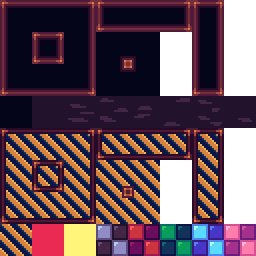
#> input picture assets/tilesets/world_1.png, 128 x 128 px, given in place of world_1.png.png, which was not available (shown 2 times larger)
$ python TextureSplicer.py
#> lines starting #> are read from the running program, lines starting #| are printed output that depends on the picture; pictures that were not available may be replaced by others from this repository, and a replacement may not be noted
import os
from PIL import Image
ResourcePackScale = 16
TilesetName = input("Please enter the name of the tileset you would like to generate: ")
#> the answer given: assets/tilesets/world_1.png
ImageOutputDir = os.path.join("resources", "assets", "tiles", "textures", TilesetName,"")
os.makedirs(ImageOutputDir, exist_ok=True)
TilesetImage = Image.open(f"assets/tilesets/{TilesetName}.png")
#> TilesetImage is the input picture: PIL image 128x128 RGBA; mean R, G, B, A 61.4, 38, 49.5, 215.2
for x in range(0,TilesetImage.width,ResourcePackScale):
    for y in range(0,TilesetImage.height,ResourcePackScale):

        quadrant = (int(x/ResourcePackScale), int(y/ResourcePackScale))
        SplicedImage = TilesetImage.crop((x,y,x+ResourcePackScale,y+ResourcePackScale))
        SplicedImage.save(ImageOutputDir + TilesetName + "_" + str(quadrant[0]) + "_" + str(quadrant[1]) + ".png")
#> this loop made 8 passes
#> pass 1, `SplicedImage.save(ImageOutputDir + TilesetName + "_" + str(quadrant[0]..`:
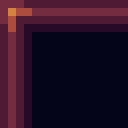
#> saved as world_1.png_0_0.png: PIL image 16x16 RGBA (shown 8 times larger); mean R, G, B, A 38.7, 15.8, 37.2, 255
#> pass 1, `SplicedImage.save(ImageOutputDir + TilesetName + "_" + str(quadrant[0]..`:
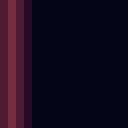
#> saved as world_1.png_0_1.png: PIL image 16x16 RGBA (shown 8 times larger); mean R, G, B, A 22.3, 10.4, 31.8, 255
#> pass 1, `SplicedImage.save(ImageOutputDir + TilesetName + "_" + str(quadrant[0]..`:
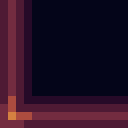
#> saved as world_1.png_0_2.png: PIL image 16x16 RGBA (shown 8 times larger); mean R, G, B, A 38.7, 15.8, 37.2, 255
#> pass 1, `SplicedImage.save(ImageOutputDir + TilesetName + "_" + str(quadrant[0]..`:
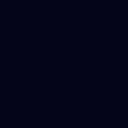
#> saved as world_1.png_0_3.png: PIL image 16x16 RGBA (shown 8 times larger); mean R, G, B, A 4, 5, 25, 255
#> after the loop:
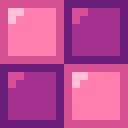
#> SplicedImage: PIL image 16x16 RGBA (shown 8 times larger); mean R, G, B, A 189.5, 76, 148, 255
